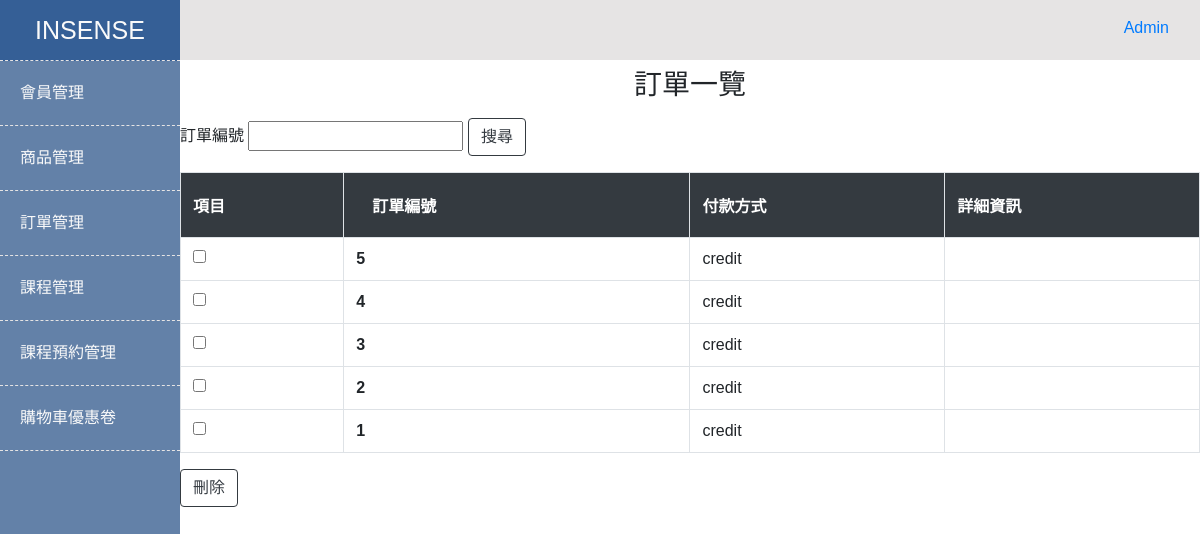
/backStage/orders.php (signed in), run on an earlier commit of the app's database.
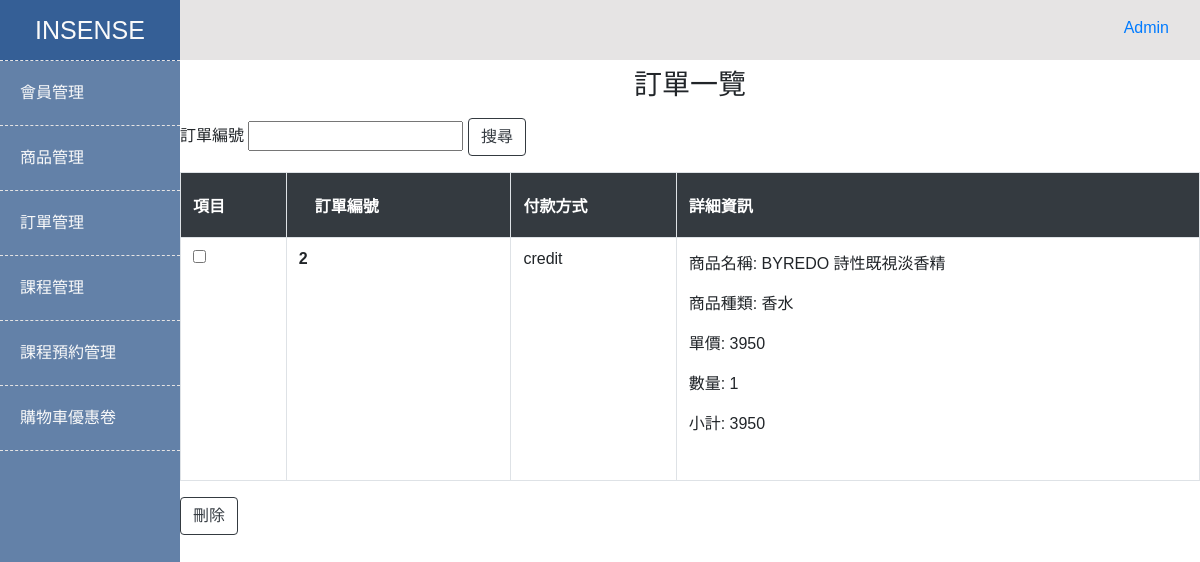
And on a later commit of the database.
### tables this page shows
CREATE TABLE `orders` (
  `orderId` int(11) NOT NULL COMMENT '流水號',
  `orderCode` varchar(100) NOT NULL DEFAULT '0' COMMENT '訂單編號',
  `username` varchar(50) DEFAULT NULL COMMENT '使用者帳號',
  `orderPrice` int(100) DEFAULT NULL,
  `orderStatus` varchar(100) DEFAULT NULL COMMENT '訂單狀態',
  `paymentTypeId` int(11) DEFAULT NULL COMMENT '付款方式',
  `couponId` varchar(10) DEFAULT NULL COMMENT '優惠券編號',
  `created_at` datetime NOT NULL DEFAULT CURRENT_TIMESTAMP COMMENT '新增時間',
  `updated_at` datetime NOT NULL DEFAULT CURRENT_TIMESTAMP ON UPDATE CURRENT_TIMESTAMP COMMENT '更新時間'
);

CREATE TABLE `payment_types` (
  `paymentTypeId` int(11) NOT NULL COMMENT '流水號',
  `paymentTypeName` varchar(100) DEFAULT NULL COMMENT '付款方式名稱',
  `paymentTypeImg` varchar(100) DEFAULT NULL COMMENT '付款方式圖片名稱',
  `created_at` datetime NOT NULL DEFAULT CURRENT_TIMESTAMP COMMENT '新增時間',
  `updated_at` datetime NOT NULL DEFAULT CURRENT_TIMESTAMP ON UPDATE CURRENT_TIMESTAMP COMMENT '更新時間'
);

CREATE TABLE `item_lists` (
  `itemListId` int(11) NOT NULL COMMENT '流水號',
  `orderId` int(11) DEFAULT NULL COMMENT '訂單編號',
  `itemId` varchar(100) DEFAULT NULL COMMENT '商品編號',
  `itemSize` int(10) DEFAULT NULL COMMENT '容量',
  `checkPrice` int(11) DEFAULT NULL COMMENT '結帳時單價',
  `checkQty` tinyint(3) DEFAULT NULL COMMENT '結帳時數量',
  `checkSubtotal` int(11) DEFAULT NULL COMMENT '結帳時小計',
  `created_at` datetime NOT NULL DEFAULT CURRENT_TIMESTAMP COMMENT '新增時間',
  `updated_at` datetime NOT NULL DEFAULT CURRENT_TIMESTAMP ON UPDATE CURRENT_TIMESTAMP COMMENT '更新時間'
);

CREATE TABLE `items` (
  `id` int(11) NOT NULL COMMENT '流水號',
  `itemId` varchar(100) DEFAULT NULL COMMENT '商品編號',
  `itemName` varchar(100) DEFAULT NULL COMMENT '商品名稱',
  `itemImg` varchar(100) DEFAULT NULL COMMENT '商品照片路徑',
  `itemSize` varchar(6) DEFAULT NULL COMMENT '商品規格',
  `itemPrice` int(11) DEFAULT NULL COMMENT '商品價格',
  `itemQty` int(5) DEFAULT NULL COMMENT '商品數量',
  `itemCategoryId` int(11) DEFAULT NULL COMMENT '商品種類編號',
  `brandId` varchar(100) DEFAULT NULL COMMENT '品牌編號',
  `fragranceId` varchar(100) DEFAULT NULL COMMENT '香調編號',
  `created_at` datetime NOT NULL DEFAULT CURRENT_TIMESTAMP COMMENT '新增時間',
  `updated_at` datetime NOT NULL DEFAULT CURRENT_TIMESTAMP ON UPDATE CURRENT_TIMESTAMP COMMENT '更新時間'
);

CREATE TABLE `categories` (
  `categoryId` int(11) NOT NULL COMMENT '流水號',
  `categoryName` varchar(100) DEFAULT NULL COMMENT '類別名稱',
  `categoryParentId` int(11) NOT NULL DEFAULT '0' COMMENT '上層編號',
  `created_at` datetime NOT NULL DEFAULT CURRENT_TIMESTAMP COMMENT '新增時間',
  `updated_at` datetime NOT NULL DEFAULT CURRENT_TIMESTAMP ON UPDATE CURRENT_TIMESTAMP COMMENT '更新時間'
);

### backStage/orders.php (the view, shortened to what this page needs)
<?php
require_once('../templates/header.php');
require_once('../templates/leftSideBar.php');
require_once('../templates/rightContainer.php');
?>
<h3 class="pt-2 pb-2 d-flex justify-content-center">訂單一覽</h3>
<form name="myForm" method="POST" action="./checkSearch.php">
  <tr>
    訂單編號 <input type="text" name="search" required>
    <td class="border" colspan="2">
      <button class="btn btn-outline-dark" type="submit" name="smb_add">搜尋</button>
    </td>
  </tr>
</form>
<form name="myForm" method="POST" action="./deleteCheck.php">
  <table class="border table table-hover">
    <thead class="thead-dark">
      <tr>
        <th scope="col" class="border">
          <div class="py-2 text-uppercase">項目</div>
        </th>
        <th scope="col" class="border">
          <div class="p-2 px-3 text-uppercase">訂單編號</div>
        </th>
        <th scope="col" class="border">
          <div class="py-2 text-uppercase">付款方式</div>
        </th>
        <th scope="col" class="border">
          <div class="py-2 text-uppercase">詳細資訊</div>
        </th>
      </tr>
    </thead>
    <tbody>
      <?php
      $sqlOrder = "SELECT `orders`.`orderId`,`orders`.`created_at`,`orders`.`updated_at`,`payment_types`.`paymentTypeName`
                                    FROM `orders` INNER JOIN `payment_types`
                                    ON `orders`.`paymentTypeId` = `payment_types`.`paymentTypeId`
                                ORDER BY `orders`.`orderId` DESC";
      $stmtOrder = $pdo->prepare($sqlOrder);
      $stmtOrder->execute();
      if ($stmtOrder->rowCount() > 0) {
        $arrOrders = $stmtOrder->fetchAll(PDO::FETCH_ASSOC);
        for ($i = 0; $i < count($arrOrders); $i++) {
      ?>
          <tr>
            <td class="border">
              <input type="checkbox" name="chk[]" value="<?php echo $arrOrders[$i]["orderId"]; ?>" class="check" />
            </td>
            <th scope="row" class="border"><?php echo $arrOrders[$i]["orderId"] ?></th>
            <td class="border"><?php echo $arrOrders[$i]["paymentTypeName"] ?></td>
            <td class="border">
              <?php
              $sqlItemList = "SELECT `item_lists`.`checkPrice`,`item_lists`.`checkQty`,`item_lists`.`checkSubtotal`,
                                        `items`.`itemName`,`categories`.`categoryName`
                                            FROM `item_lists`
                                            INNER JOIN `items`
                                            ON `item_lists`.`itemId` = `items`.`itemId`
                                            INNER JOIN `categories`
                                            ON `items`.`itemCategoryId` = `categories`.`categoryId`
                                            WHERE `item_lists`.`orderId` = ?
                                            ORDER BY `item_lists`.`itemListId` ASC";
              $stmtItemList = $pdo->prepare($sqlItemList);
              $arrParamItemList = [
                $arrOrders[$i]["orderId"]
              ];
              $stmtItemList->execute($arrParamItemList);
              if ($stmtItemList->rowCount() > 0) {
                $arrItemList = $stmtItemList->fetchAll(PDO::FETCH_ASSOC);
                for ($j = 0; $j < count($arrItemList); $j++) {
              ?>
                  <p>商品名稱: <?php echo $arrItemList[$j]["itemName"] ?></p>
                  <p>商品種類: <?php echo $arrItemList[$j]["categoryName"] ?></p>
                  <p>單價: <?php echo $arrItemList[$j]["checkPrice"] ?></p>
                  <p>數量: <?php echo $arrItemList[$j]["checkQty"] ?></p>
                  <p>小計: <?php echo $arrItemList[$j]["checkSubtotal"] ?></p>
                  <br />
              <?php
                }
              }
              ?>
            </td>
          </tr>
      <?php
        }
      }
      ?>
    </tbody>
  </table>
  <form name="myForm" method="GET" action="./Alldelete.php">
    <td class="border" colspan="2"><button class="btn btn-outline-dark" type="submit" name="smb_add">刪除</button></td>
  </form>
  </div>
<?php
require_once('../templates/footer.php');
?>

What changed in the data, as far as the page shows it:
removed orders: orderId "5", paymentTypeId.paymentTypeName "credit"
removed orders: orderId "4", paymentTypeId.paymentTypeName "credit"
removed orders: orderId "3", paymentTypeId.paymentTypeName "credit"
removed orders: orderId "1", paymentTypeId.paymentTypeName "credit"
changed orders "credit": gains item_lists (items.itemName "BYREDO 詩性既視淡香精", categories.categoryName "香水", checkPrice "3950", checkQty "1", checkSubtotal "3950")
